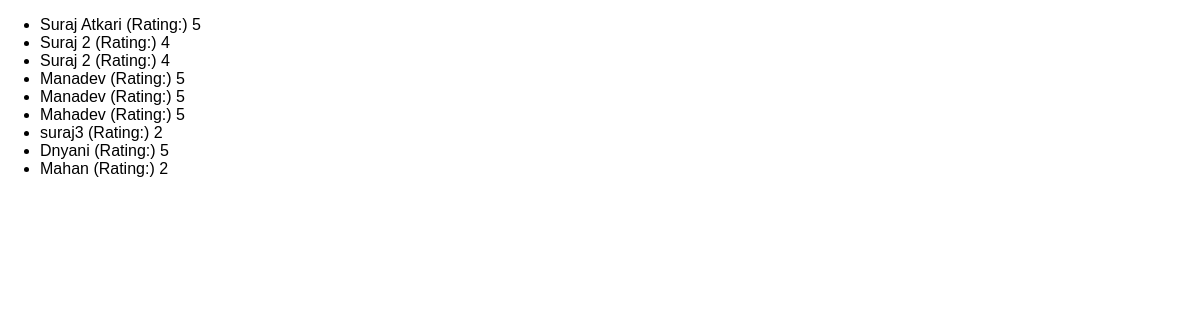
/reviews, run on an earlier commit of the app's database.
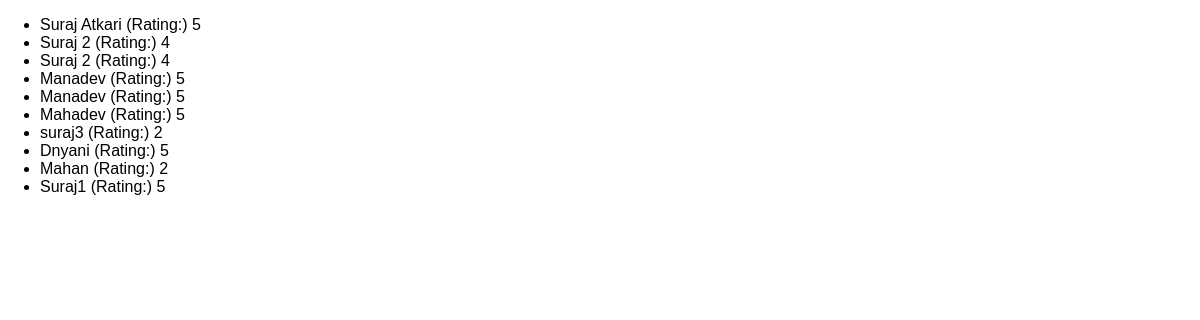
And on a later commit of the database.
### reviews/models.py (models this page shows)
class Review(models.Model):
    user_name = models.CharField(max_length=50)
    review_text = models.TextField()
    rating = models.IntegerField()

### reviews/views.py (the view)
# urls.py: path("reviews", views.ReviewsListView.as_view()),
class ReviewsListView(ListView):  # Listview=To show all list of content
    template_name = "reviews/review_list.html"
    model = Review
    context_object_name = "reviews"

### reviews/templates/reviews/review_list.html (shortened to what this page needs)
{% extends 'reviews/base.html' %}
{% block content %}
  <ul>
    {% for review in reviews  %}
     <li>{{ review.user_name }} (Rating:) {{review.rating}} </li>
    {% endfor %}
  </ul>
{% endblock content %}

What changed in the data, as far as the page shows it:
added Review: user_name "Suraj1", rating "5"
